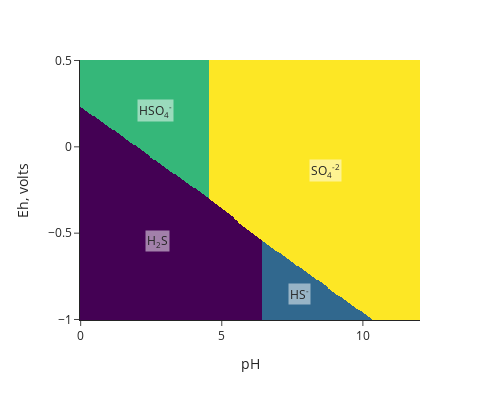

Notebook code cell kept with this figure:
### Markdown cell above
When put together in the cell below, these four functions can be used to create an Eh-pH diagram of aqueous sulfide and sulfate species at 250 °C and 2000 bars.

### Code cell
basis(["H2O", "H2S", "e-", "H+"])
species(["H2S", "HS-", "HSO4-", "SO4-2"])
a = affinity(pH=[0, 12], Eh=[-1, 0.5], T=250, P=2000)
_ = diagram(a, messages=False, width=500, height=400, interactive=True)

### Figure 1 — Plotly figure (JSON) as saved in the notebook; plotly's stock layout.template omitted (floating-point values rounded to 4 significant figures; data arrays with more than 128 entries replaced by an {"elided": "..."} marker saying what was removed)
{"data": [{"customdata": {"elided": "256x256 str values"}, "hovertemplate": "pH: %{x}<br>Eh, volts: %{y}<br>Region: %{customdata}<extra></extra>", "name": "0", "showscale": false, "type": "heatmap", "x": {"elided": "256 float values"}, "xaxis": "x", "y": {"elided": "256 float values"}, "yaxis": "y", "z": {"elided": "256x256 int values"}}], "layout": {"annotations": [{"bgcolor": "rgba(255, 255, 255, 0.5)", "showarrow": false, "text": "H<sub>2</sub>S", "x": 2.718, "y": -0.5455}, {"bgcolor": "rgba(255, 255, 255, 0.5)", "showarrow": false, "text": "HS<sup>-</sup>", "x": 7.737, "y": -0.8496}, {"bgcolor": "rgba(255, 255, 255, 0.5)", "showarrow": false, "text": "HSO<sub>4</sub><sup>-</sup>", "x": 2.638, "y": 0.2132}, {"bgcolor": "rgba(255, 255, 255, 0.5)", "showarrow": false, "text": "SO<sub>4</sub><sup>-2</sup>", "x": 8.675, "y": -0.1372}], "coloraxis": {"colorbar": {"title": {"text": "region"}}, "colorscale": [[0, "#440154"], [0.1111, "#482878"], [0.2222, "#3e4989"], [0.3333, "#31688e"], [0.4444, "#26828e"], [0.5556, "#1f9e89"], [0.6667, "#35b779"], [0.7778, "#6ece58"], [0.8889, "#b5de2b"], [1, "#fde725"]]}, "height": 400, "margin": {"t": 60}, "width": 500, "xaxis": {"anchor": "y", "autorange": true, "domain": [0, 1], "range": [-0.02353, 12.02], "title": {"text": "pH"}, "type": "linear"}, "yaxis": {"anchor": "x", "autorange": true, "domain": [0, 1], "range": [-1.003, 0.5029], "title": {"text": "Eh, volts"}, "type": "linear"}}}
